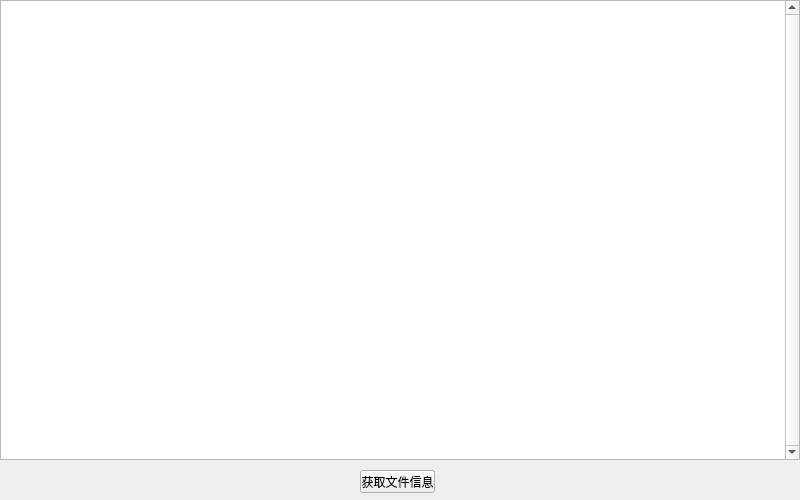
<?xml version="1.0" encoding="UTF-8"?>
<ui version="4.0">
 <class>Widget</class>
 <widget class="QWidget" name="Widget">
  <property name="geometry">
   <rect>
    <x>0</x>
    <y>0</y>
    <width>800</width>
    <height>500</height>
   </rect>
  </property>
  <property name="minimumSize">
   <size>
    <width>800</width>
    <height>500</height>
   </size>
  </property>
  <property name="maximumSize">
   <size>
    <width>800</width>
    <height>500</height>
   </size>
  </property>
  <property name="windowTitle">
   <string>文件信息解析器</string>
  </property>
  <widget class="QPushButton" name="getFinleInfo_button">
   <property name="geometry">
    <rect>
     <x>360</x>
     <y>470</y>
     <width>75</width>
     <height>23</height>
    </rect>
   </property>
   <property name="text">
    <string>获取文件信息</string>
   </property>
  </widget>
  <widget class="QTableView" name="tableView">
   <property name="geometry">
    <rect>
     <x>0</x>
     <y>0</y>
     <width>800</width>
     <height>460</height>
    </rect>
   </property>
   <property name="lineWidth">
    <number>1</number>
   </property>
   <property name="midLineWidth">
    <number>1</number>
   </property>
   <property name="verticalScrollBarPolicy">
    <enum>Qt::ScrollBarAlwaysOn</enum>
   </property>
   <property name="autoScroll">
    <bool>false</bool>
   </property>
   <property name="gridStyle">
    <enum>Qt::DashLine</enum>
   </property>
  </widget>
 </widget>
 <layoutdefault spacing="6" margin="11"/>
 <resources/>
 <connections/>
</ui>
